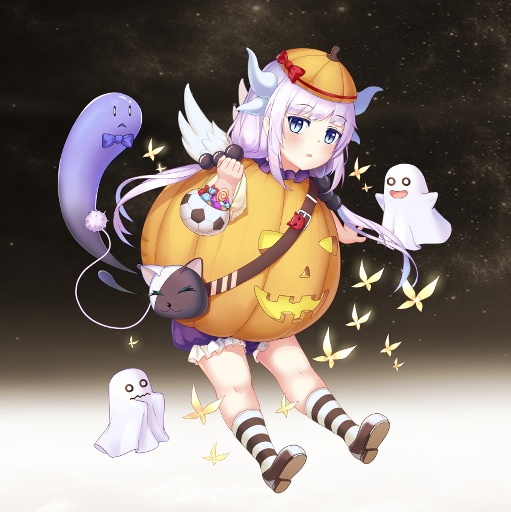
#> input picture mycolorization/train/1.jpg, 511 x 512 px; its folder holds only this picture in this run
$ python download2grey.py
#> lines starting #> are read from the running program, lines starting #| are printed output that depends on the picture; after the words box and inside, x2 and y2 are one past the last pixel; in counts of white or black regions, pixels touching at a corner belong together
# #把下载下来的彩色图片转为灰度图

import cv2
import numpy as np
from matplotlib import pyplot as plt
from glob import glob
from random import randint

data = glob("train/*.jpg")
for imname in data:

    cimg = cv2.imread(imname,1)#以彩色模式读入图像，3通道 高，宽，（B，G，R）
#> cimg is the input picture: shape (512, 511, 3); mean B, G, R 116.5, 124.9, 137.6
    # print(cimg.shape)#512,512,3

    # 如果不带这一行，所有图片都偏蓝色
    #CV2的imread默认存储的颜色空间顺序是BGR，imshow的颜色顺序RGB，所以需要把R B互换位置，输出才不会偏蓝色
    cimg = np.fliplr(cimg.reshape(-1,3)).reshape(cimg.shape)
    # print(cimg.shape)#512,512,3
    cimg = cv2.resize(cimg, (256,256))
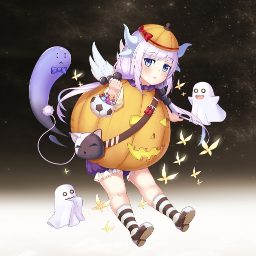
#> cimg: shape (256, 256, 3); mean R, G, B 137.6, 124.9, 116.5
    # print(cimg.shape)#256,256,3   跟原图的区别只有变糊了


    img = cv2.imread(imname,0)#以灰度模式读入图像
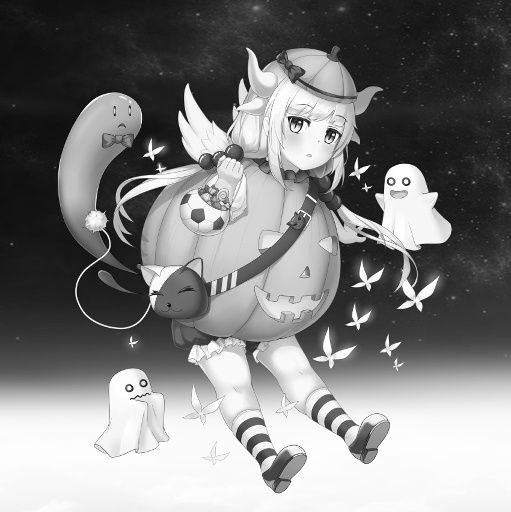
#> img: shape (512, 511); min 0, max 255, mean 127.8
    # [7 lines of commented-out code are left out]
    blur = cv2.blur(cimg,(100,100))#均值滤波 减弱图片噪音；100，100是指均值滤波的方框大小
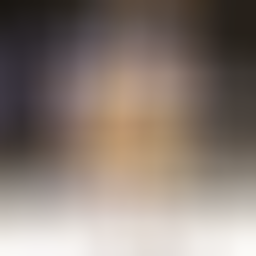
#> blur: shape (256, 256, 3); mean R, G, B 137.3, 124.6, 116.1


    # img_gray = cv2.cvtColor(img, cv2.COLOR_RGB2GRAY)
    #自适应阈值二值化param:原图(一般为灰度图)，当超过阈值所取得值，阈值的计算方法，二值化操作的类型，图片中分块的大小，计算方法的常数项
    img_edge = cv2.adaptiveThreshold(img, 255,
                                    cv2.ADAPTIVE_THRESH_MEAN_C,
                                    cv2.THRESH_BINARY,
                                    blockSize=9,
                                    C=2)
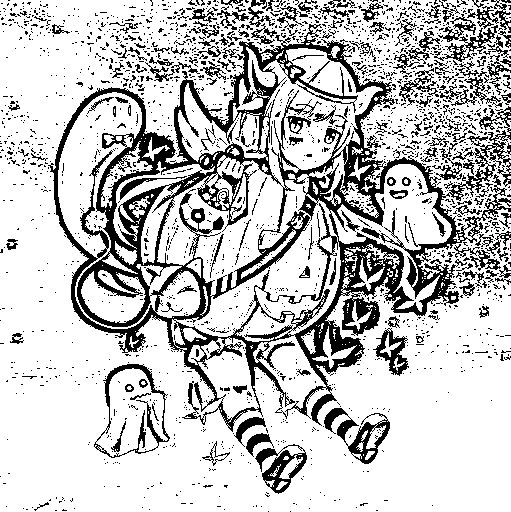
#> img_edge: shape (512, 511); 76.7% white; 2153 black regions (1974 under 20 px), largest, box (x1, y1, x2, y2) and area: (48, 24, 511, 432) 37613, (324, 408, 390, 464) 1187, (94, 364, 170, 458) 1052
    # img_edge = cv2.cvtColor(img_edge, cv2.COLOR_GRAY2RGB)
    # img_cartoon = cv2.bitwise_and(img, img_edge)

    #一行三列，位置为1，imshow的颜色顺序RGB
    plt.subplot(131),plt.imshow(cimg)
    plt.title('Original Image'), plt.xticks([]), plt.yticks([])
    # 一行三列，位置为2
    plt.subplot(132),plt.imshow(blur)
    plt.title('Edge Image'), plt.xticks([]), plt.yticks([])
    # 一行三列，位置为3
    plt.subplot(133),plt.imshow(img_edge,cmap = 'gray')#灰度图
    plt.title('Edge Image'), plt.xticks([]), plt.yticks([])

    plt.show()
